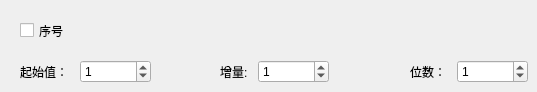
       <widget class="QWidget" name="tab_5">
        <attribute name="title">
         <string>序号</string>
        </attribute>
        <widget class="QCheckBox" name="checkBox_12">
         <property name="geometry">
          <rect>
           <x>20</x>
           <y>20</y>
           <width>84</width>
           <height>21</height>
          </rect>
         </property>
         <property name="text">
          <string>序号</string>
         </property>
        </widget>
        <widget class="QWidget" name="layoutWidget">
         <property name="geometry">
          <rect>
           <x>20</x>
           <y>60</y>
           <width>131</width>
           <height>23</height>
          </rect>
         </property>
         <layout class="QHBoxLayout" name="horizontalLayout_12">
          <item>
           <widget class="QLabel" name="label_19">
            <property name="text">
             <string>起始值：</string>
            </property>
           </widget>
          </item>
          <item>
           <widget class="QSpinBox" name="spinBox_5">
            <property name="minimumSize">
             <size>
              <width>71</width>
              <height>0</height>
             </size>
            </property>
            <property name="value">
             <number>1</number>
            </property>
           </widget>
          </item>
         </layout>
        </widget>
        <widget class="QWidget" name="layoutWidget">
         <property name="geometry">
          <rect>
           <x>220</x>
           <y>60</y>
           <width>109</width>
           <height>23</height>
          </rect>
         </property>
         <layout class="QHBoxLayout" name="horizontalLayout_13">
          <item>
           <widget class="QLabel" name="label_20">
            <property name="text">
             <string>增量:</string>
            </property>
           </widget>
          </item>
          <item>
           <widget class="QSpinBox" name="spinBox_6">
            <property name="minimumSize">
             <size>
              <width>71</width>
              <height>0</height>
             </size>
            </property>
            <property name="value">
             <number>1</number>
            </property>
           </widget>
          </item>
         </layout>
        </widget>
        <widget class="QWidget" name="layoutWidget">
         <property name="geometry">
          <rect>
           <x>410</x>
           <y>60</y>
           <width>118</width>
           <height>23</height>
          </rect>
         </property>
         <layout class="QHBoxLayout" name="horizontalLayout_14">
          <item>
           <widget class="QLabel" name="label_21">
            <property name="text">
             <string>位数：</string>
            </property>
           </widget>
          </item>
          <item>
           <widget class="QSpinBox" name="spinBox_7">
            <property name="minimumSize">
             <size>
              <width>71</width>
              <height>0</height>
             </size>
            </property>
            <property name="value">
             <number>1</number>
            </property>
           </widget>
          </item>
         </layout>
        </widget>
       </widget>
